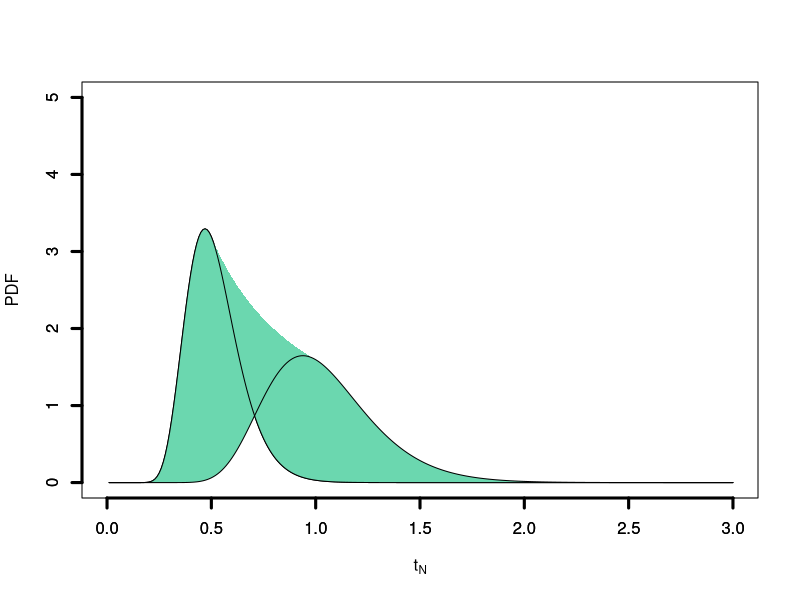

Generate this figure with R:
# ------------------------------------------------------------------------
# PDF Plot for the Neutrosophic Birnbaum-Saunders Distribution (NBSD)
# ------------------------------------------------------------------------

# -----------------------------
# PDF Function for NBSD
# -----------------------------
f_N <- function(t, a, b) { 
  pdf <- (1 / sqrt(2 * pi)) * 
    exp(-1 / (2 * (a^2)) * (t / b + b / t - 2)) * 
    (t^(-3/2) * (t + b)) / (2 * a * sqrt(b))
  return(pdf)
}

# -----------------------------
# Define Input Parameters
# -----------------------------
t <- seq(0, 3, 0.01)    # Grid of t values (BS variable)
a_L <- 0.25             # Lower bound of alpha
a_U <- 0.25             # Upper bound of alpha
b_L <- 0.5              # Lower bound of beta
b_U <- 1.0              # Upper bound of beta

# -----------------------------
# Create Plot Window
# -----------------------------
windows(3, 3)           # (Use quartz() on Mac, x11() on Linux if needed)

# -----------------------------
# Plot Initial PDF Curve (Lower Bound)
# -----------------------------
y1 <- f_N(t, a_L, b_L)
plot(t, y1, type = "l", 
     ylab = "PDF", xlab = expression(paste(t[N])), 
     lwd = 1, ylim = c(0, 5))
axis(side = 1, lwd = 3)
axis(side = 2, lwd = 3)

# -----------------------------
# Fill Neutrosophic Uncertainty Area
# -----------------------------
for (b in seq(b_L, b_U, 0.01)) {
  for (a in seq(a_L, a_U, 0.01)) {
    y2 <- f_N(t, a, b)
    polygon(c(t, rev(t)), c(y2, rev(y1)), col = "#6BD7AF", border = NA)
    y1 <- y2  # Update for next layer
  }
}

# -----------------------------
# Plot Outer Boundaries (Final Curves)
# -----------------------------
y3 <- f_N(t, a_U, b_U)
polygon(c(t, rev(t)), c(y3, rev(y1)), lwd = 1, col = "#6BD7AF")

y4 <- f_N(t, a_L, b_L)
polygon(c(t, rev(t)), c(y4, rev(y4)), lwd = 1, col = "#6BD7AF")
